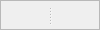
                        <widget class="QWidget" name="page_shap2">
                         <property name="geometry">
                          <rect>
                           <x>0</x>
                           <y>0</y>
                           <width>100</width>
                           <height>30</height>
                          </rect>
                         </property>
                         <attribute name="label">
                          <string>SHAP Decision, Waterfall</string>
                         </attribute>
                         <layout class="QVBoxLayout" name="verticalLayout_37">
                          <property name="spacing">
                           <number>0</number>
                          </property>
                          <property name="leftMargin">
                           <number>0</number>
                          </property>
                          <property name="topMargin">
                           <number>0</number>
                          </property>
                          <property name="rightMargin">
                           <number>0</number>
                          </property>
                          <property name="bottomMargin">
                           <number>0</number>
                          </property>
                          <item>
                           <widget class="QFrame" name="frame_shapley_4">
                            <property name="sizePolicy">
                             <sizepolicy hsizetype="Expanding" vsizetype="Expanding">
                              <horstretch>0</horstretch>
                              <verstretch>0</verstretch>
                             </sizepolicy>
                            </property>
                            <property name="minimumSize">
                             <size>
                              <width>0</width>
                              <height>0</height>
                             </size>
                            </property>
                            <property name="baseSize">
                             <size>
                              <width>0</width>
                              <height>2000</height>
                             </size>
                            </property>
                            <property name="frameShape">
                             <enum>QFrame::StyledPanel</enum>
                            </property>
                            <property name="frameShadow">
                             <enum>QFrame::Raised</enum>
                            </property>
                            <layout class="QHBoxLayout" name="horizontalLayout_94">
                             <property name="spacing">
                              <number>0</number>
                             </property>
                             <property name="leftMargin">
                              <number>0</number>
                             </property>
                             <property name="topMargin">
                              <number>0</number>
                             </property>
                             <property name="rightMargin">
                              <number>0</number>
                             </property>
                             <property name="bottomMargin">
                              <number>0</number>
                             </property>
                             <item>
                              <widget class="QSplitter" name="splitter_frame_shapley_4">
                               <property name="orientation">
                                <enum>Qt::Horizontal</enum>
                               </property>
                               <widget class="MplWidget" name="shap_decision" native="true">
                                <property name="sizePolicy">
                                 <sizepolicy hsizetype="Expanding" vsizetype="Maximum">
                                  <horstretch>0</horstretch>
                                  <verstretch>0</verstretch>
                                 </sizepolicy>
                                </property>
                                <property name="minimumSize">
                                 <size>
                                  <width>0</width>
                                  <height>0</height>
                                 </size>
                                </property>
                               </widget>
                               <widget class="MplWidget" name="shap_waterfall" native="true">
                                <property name="sizePolicy">
                                 <sizepolicy hsizetype="Expanding" vsizetype="Maximum">
                                  <horstretch>0</horstretch>
                                  <verstretch>0</verstretch>
                                 </sizepolicy>
                                </property>
                                <property name="maximumSize">
                                 <size>
                                  <width>16777215</width>
                                  <height>16777215</height>
                                 </size>
                                </property>
                               </widget>
                              </widget>
                             </item>
                            </layout>
                           </widget>
                          </item>
                         </layout>
                        </widget>
